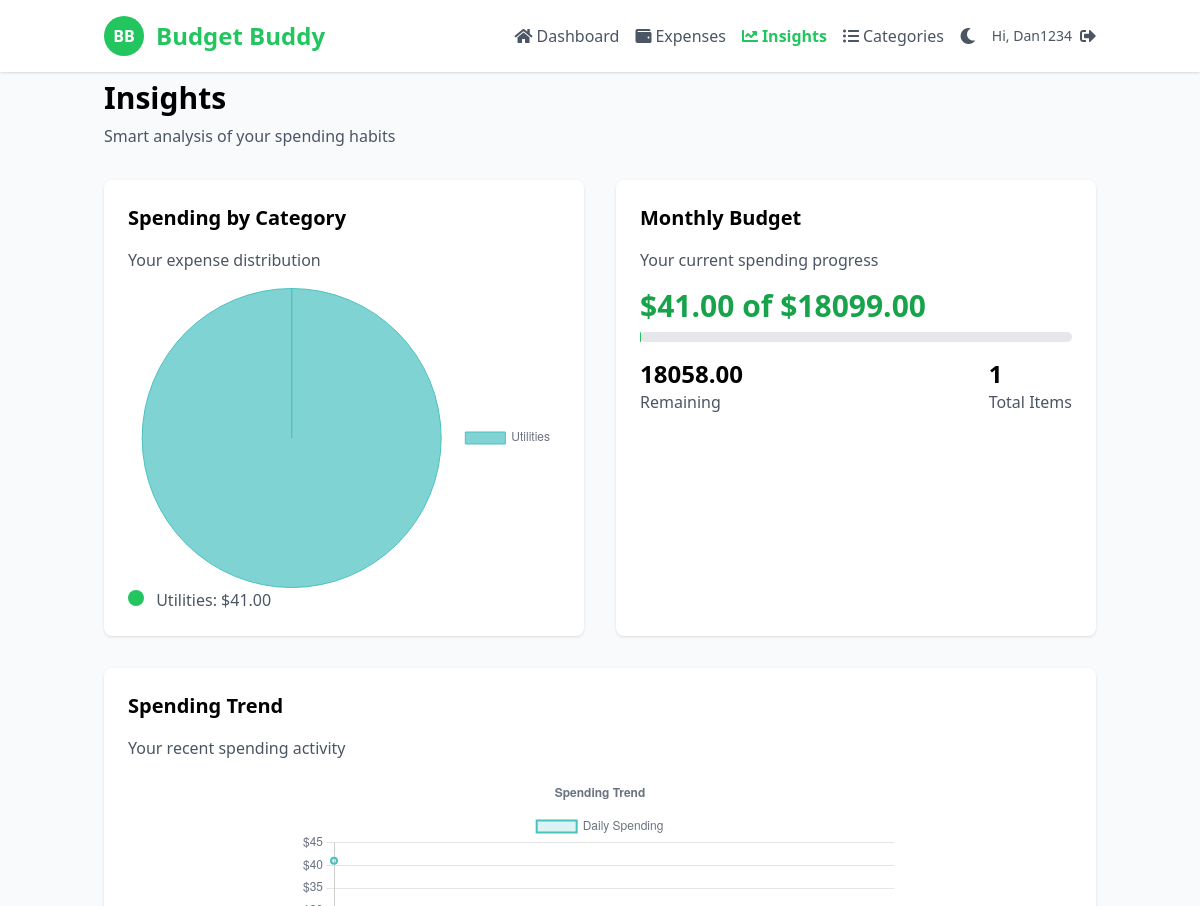
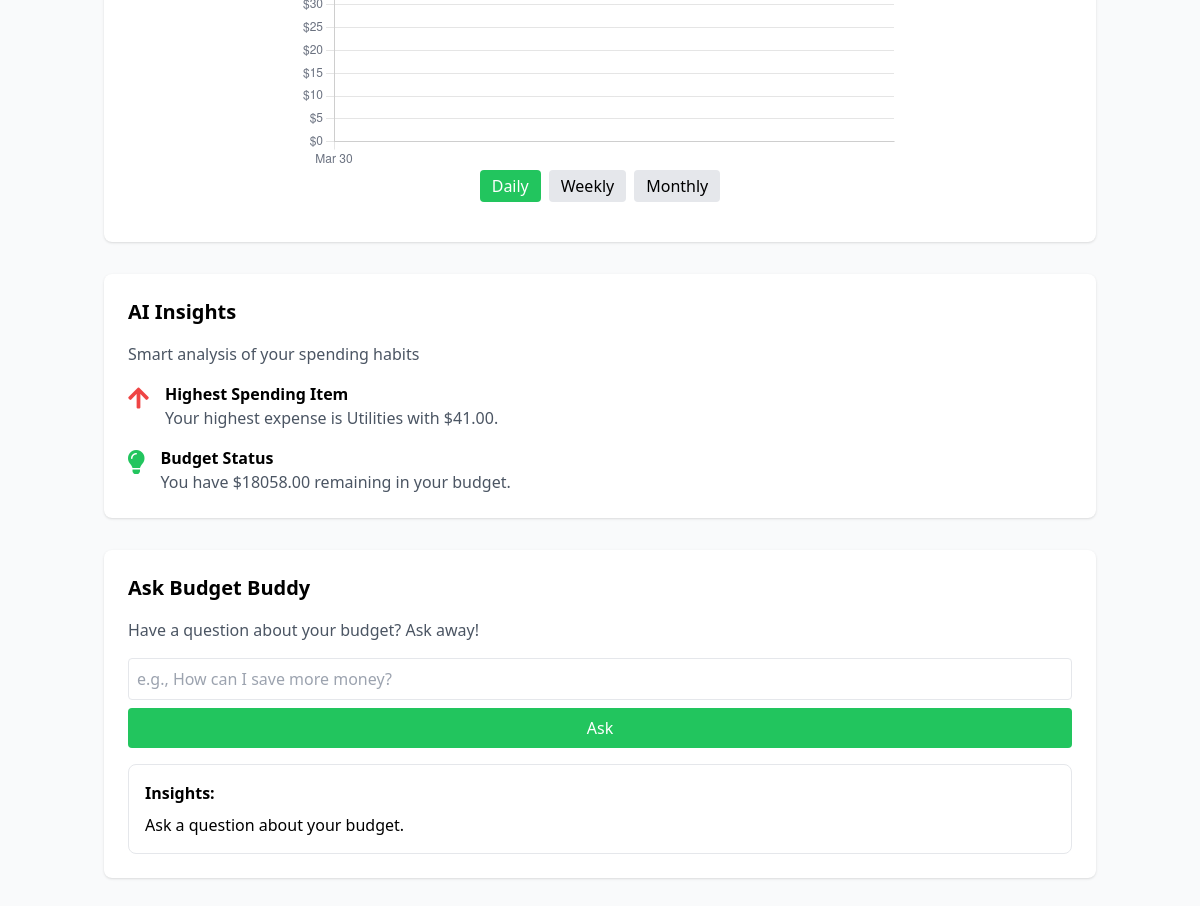
Before: /insights (signed in) with the older database file (2 pictures, top to bottom).
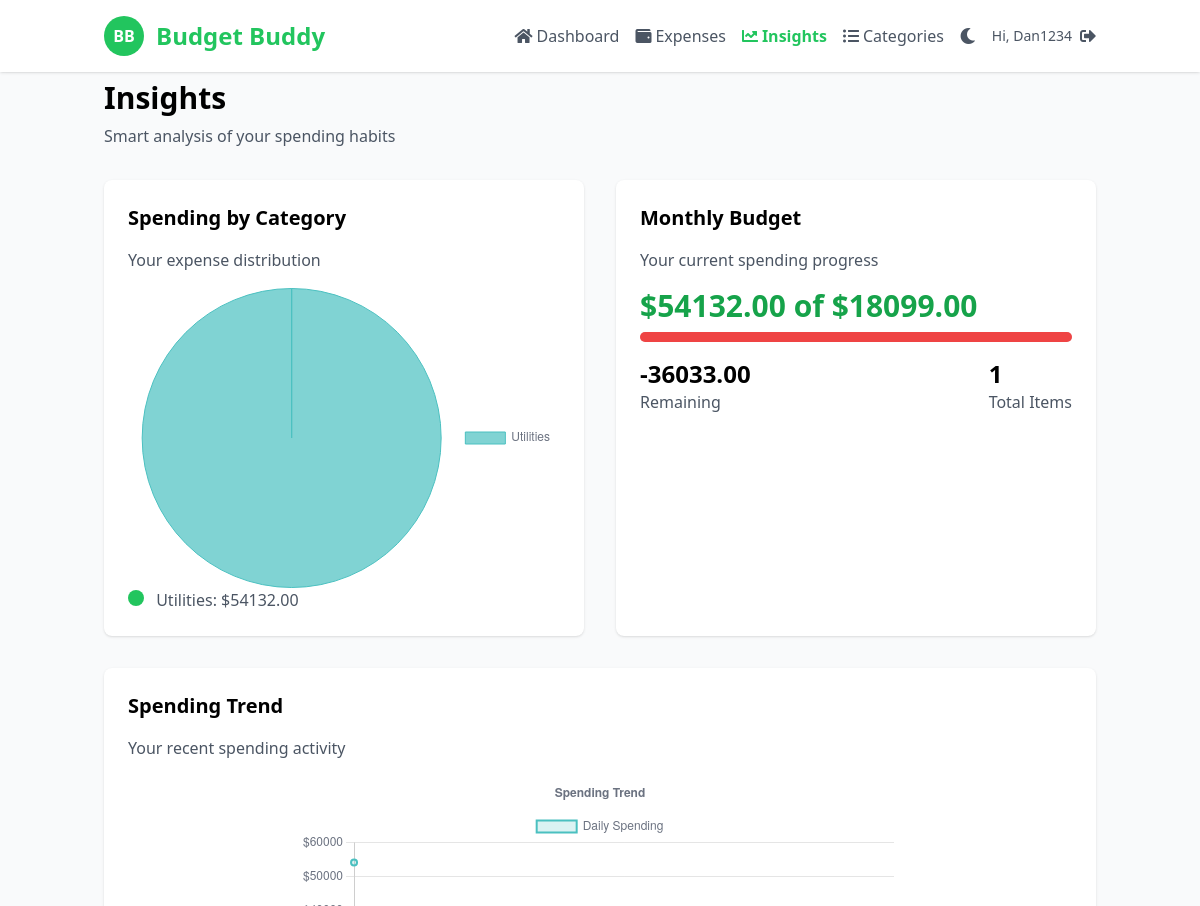
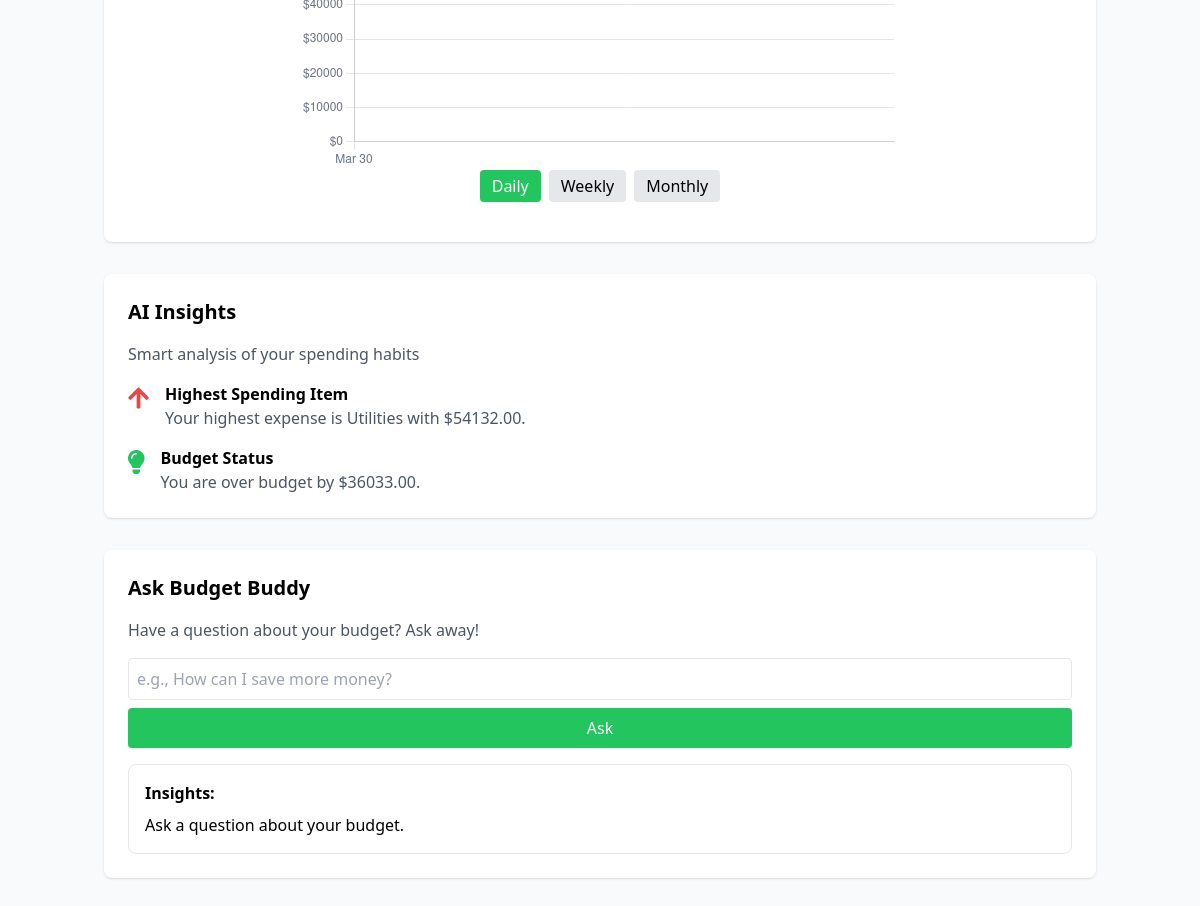
After: the same page with the newer database file (2 pictures, top to bottom).
### app.py (models this page shows, shortened)
class Todo(db.Model):
    id = db.Column(db.Integer, primary_key=True)
    item = db.Column(db.String(200), nullable=False)  # Category
    name = db.Column(db.String(200), nullable=False, default="Unnamed Item")  # Item name
    cost = db.Column(db.Float, nullable=False)
    date_created = db.Column(db.DateTime, default=datetime.now)
    user_id = db.Column(db.Integer, db.ForeignKey('user.id'), nullable=False)

class Budget(db.Model):
    id = db.Column(db.Integer, primary_key=True)
    monthly_amount = db.Column(db.Float, nullable=False, default=2000.0)
    date_updated = db.Column(db.DateTime, default=datetime.now, onupdate=datetime.now)
    user_id = db.Column(db.Integer, db.ForeignKey('user.id'), nullable=False)

### app.py (the view)
    def decorated_function(*args, **kwargs):
        if not session.get('logged_in'):
            return redirect('/login')
        return f(*args, **kwargs)

### app.py (called while the page is built)
def login_required(f):
    def decorated_function(*args, **kwargs):
        if not session.get('logged_in'):
            return redirect('/login')
        return f(*args, **kwargs)
    decorated_function.__name__ = f.__name__
    return decorated_function

### templates/insights.html (shortened to what the changed rows need)
<!DOCTYPE html>
<html lang="en">
<head>
    <script src="https://cdn.tailwindcss.com"></script>
    <link href="https://cdnjs.cloudflare.com/ajax/libs/font-awesome/5.15.3/css/all.min.css" rel="stylesheet"/>
</head>
<body class="bg-gray-50 dark:bg-dark-900 dark:text-dark-200">
    <header class="bg-white shadow fixed w-full z-10 dark:bg-dark-800 dark:shadow-dark">
        <div class="container mx-auto px-4 py-4 flex justify-between items-center">
            <div class="flex items-center">
                <h1 class="ml-3 text-2xl font-bold text-green-500">Budget Buddy</h1>
            </div>
        </div>
    </header>
    <main class="container mx-auto px-4 py-8 pt-20">
        <h1 class="text-3xl font-semibold mb-2 dark:text-dark-100">Insights</h1>
        <div class="grid grid-cols-1 md:grid-cols-2 gap-8 mb-8">
            <div class="bg-white p-6 rounded-lg shadow dark:bg-dark-800">
                <h2 class="text-xl font-semibold mb-4 dark:text-dark-100">Spending by Category</h2>
                <ul class="text-gray-600 space-y-2 dark:text-dark-400">
                    {% for category, amount in category_data.items() %}
                    <li>
                        <span class="inline-block w-4 h-4 bg-green-500 rounded-full mr-2"></span>
                        {{ category }}: ${{ "%.2f"|format(amount) }}
                    </li>
                    {% endfor %}
                </ul>
            </div>
            <div class="bg-white p-6 rounded-lg shadow dark:bg-dark-800">
                <h2 class="text-xl font-semibold mb-4 dark:text-dark-100">Monthly Budget</h2>
                <p class="text-gray-600 mb-4 dark:text-dark-400">Your current spending progress</p>
                <div class="text-3xl font-semibold text-green-600 mb-2 dark:text-green-400">${{ "%.2f"|format(total_spent) }} of ${{ "%.2f"|format(monthly_budget) }}</div>
                <div class="w-full bg-gray-200 rounded-full h-2.5 mb-4 dark:bg-dark-600">
                    <div class="bg-green-500 h-2.5 rounded-full dark:bg-green-400"
                         id="insights-budget-bar"
                         data-percentage="{{ (total_spent / monthly_budget) * 100 }}"></div>
                </div>
                <div class="flex justify-between items-center mb-4">
                    <div>
                        <div class="text-2xl font-semibold dark:text-dark-100">{{ "%.2f"|format(monthly_budget - total_spent) }}</div>
                        <div class="text-gray-600 dark:text-dark-400">Remaining</div>
                    </div>
                    <div>
                    </div>
                </div>
            </div>
        </div>
        <div class="bg-white p-6 rounded-lg shadow mb-8 dark:bg-dark-800">
            <h2 class="text-xl font-semibold mb-4 dark:text-dark-100">Spending Trend</h2>
            <p class="text-gray-600 mb-4 dark:text-dark-400">Your recent spending activity</p>
            {% if items %}
            <canvas id="spendingTrendChart" class="mx-auto" style="max-width: 100%; height: 300px;"></canvas>
            {% else %}
            <div class="text-center py-8 text-gray-500 dark:text-dark-400">
                <p>No spending data available yet. Add some items to see your spending trend!</p>
            </div>
            {% endif %}
            <div class="flex justify-center mb-4 space-x-2">
                <button class="time-period-btn bg-green-500 text-white px-3 py-1 rounded" data-period="daily">Daily</button>
                <button class="time-period-btn bg-gray-200 px-3 py-1 rounded dark:bg-dark-700" data-period="weekly">Weekly</button>
                <button class="time-period-btn bg-gray-200 px-3 py-1 rounded dark:bg-dark-700" data-period="monthly">Monthly</button>
            </div>
        </div>
        <div class="bg-white p-6 rounded-lg shadow mb-8 dark:bg-dark-800">
            <h2 class="text-xl font-semibold mb-4 dark:text-dark-100">AI Insights</h2>
            <div class="flex items-start mb-4">
                <div>
                    <div class="font-semibold dark:text-dark-100">Highest Spending Item</div>
                    <div class="text-gray-600 dark:text-dark-400">
                        {% if highest_category[0] != "None" %}
                        Your highest expense is {{ highest_category[0] }} with ${{ "%.2f"|format(highest_category[1]) }}.
                        {% else %}
                        No spending data available yet.
                        {% endif %}
                    </div>
                </div>
            </div>
            <div class="flex items-start">
                <div>
                    <div class="font-semibold dark:text-dark-100">Budget Status</div>
                    <div class="text-gray-600 dark:text-dark-400">
                        {% if total_spent > 0 %}
                            {% if total_spent > monthly_budget %}
                            You are over budget by ${{ "%.2f"|format(total_spent - monthly_budget) }}.
                            {% else %}
                            You have ${{ "%.2f"|format(monthly_budget - total_spent) }} remaining in your budget.
                            {% endif %}
                        {% else %}
                        No spending data available yet.
                        {% endif %}
                    </div>
                </div>
            </div>
        </div>
    </main>
</body>
</html>

Changed rows visible on the page:
changed Todo "Utilities": cost "41.00" → "54132.00"
shown differently, row unchanged: Budget: monthly_budget-total_spent "18058.00" → "-36033.00"; total_spent-monthly_budget (not shown) → "36033.00"; monthly_budget-total_spent "18058.00" → (not shown)
Other visible differences:
{{ "%.2f"|format(total_spent) }}: "41.00" → "54132.00"
chart data {{ daily_amounts|tojson }}: [41.0] → [54132.0]
text no longer shown: "You have $ remaining in your budget."
text now shown: "You are over budget by $ ."
